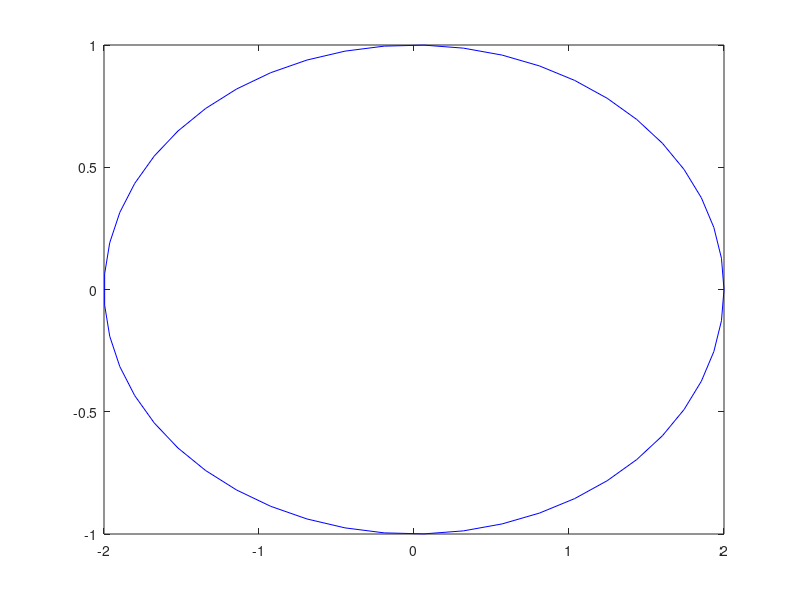

Reproduce this figure in MATLAB.
% TODO: documentation on top
% TODO: support variations on the way it can be callled:
% 
function varargout = ellipse(N, a,b, C, u,v)
    
    if nargin > 6 || nargout > 2
        error('ellipse:nargerror',...
            'ELLIPSE accepts maximum 4 input arguments, and 2 output aguments.');
    end
    
    % Set default values for omitted arguments   
    if nargin < 6 || isempty(v)
        v = [0; 1]; end
    if nargin < 5 || isempty(u)
        u = [1; 0]; end
    if nargin < 4 || isempty(C)
        C = [0; 0]; end
    if nargin < 3 || isempty(b)
        b = 1; end
    if nargin < 2 || isempty(a)
        a = 2; end
    if nargin < 1 || isempty(N)
        N = 50; end
         
    
    % Only vector input
    if ~isnumeric(N) || ~isvector(N) || round(N)~=N || N < 4
        error('ellipse:N_error',...
            'Input argument N must be a scalar integer, greater than 3.');
    end
    
    % Semimajor axis must be a scalar
    if ~isnumeric(a) || ~isscalar(a)
        error('ellipse:nonscalar_semimajor',...
            'The semi-major axis ''a'' must be a scalar.');
    end
    
    % Semiminor axis must be a scalar
    if ~isnumeric(b) || ~isscalar(b)
        error('ellipse:nonscalar_radius',...
            'The semi-minor axis ''b'' must be a scalar.');
    end
    
    % Circle center must be a 2D vector
    if ~isnumeric(C) || ~isvector(C) || numel(C) ~= 2
        error('ellipse:nonvector_offset',...
            'Input argument ''C'' must be a 2D vector.');
    end
    
    % Basis vectors must be 2D vectors
    if ~isnumeric(u) || ~isvector(u) || numel(u) ~= 2 || ...
       ~isnumeric(v) || ~isvector(v) || numel(v) ~= 2
        error('ellipse:nonvector_basevectors',...
            'Input arguments ''u'' and ''v'' must be 2D vectors.');
    end
    
    C = C(:);
    u = u(:)/norm(u);
    v = v(:)/norm(v);
    
    % Basis vectors must form a valid basis
    if abs(u.'*v) > sqrt(eps)
        error('ellipse:invalid_basis',...
            'Input arguments ''u'' and ''v'' do not form a valid basis.');
    end     
                
    % compute all points on the ellipse
    t = linspace(0, 2*pi, N);
    ell = bsxfun(@plus, C, ...
        bsxfun(@times, a*u, cos(t)) + bsxfun(@times, b*v, sin(t)));
       
    % make plot when called without output
    if nargout == 0
        plot(ell(1,:),ell(2,:), 'b-');    
        
    % Distribute points over output arguments otherwise
    else        
        varargout{1} = ell(1,:).';
        varargout{2} = ell(2,:).';       
    end
    
end % function ellipse


